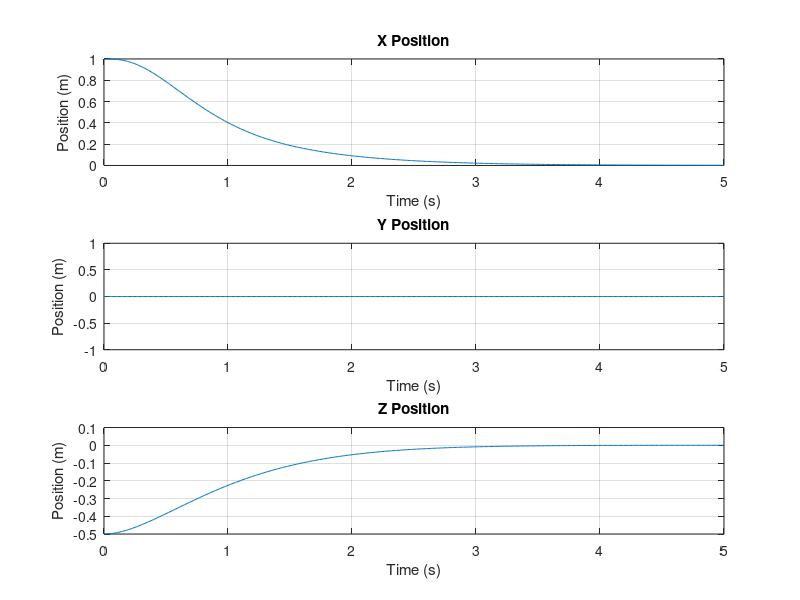
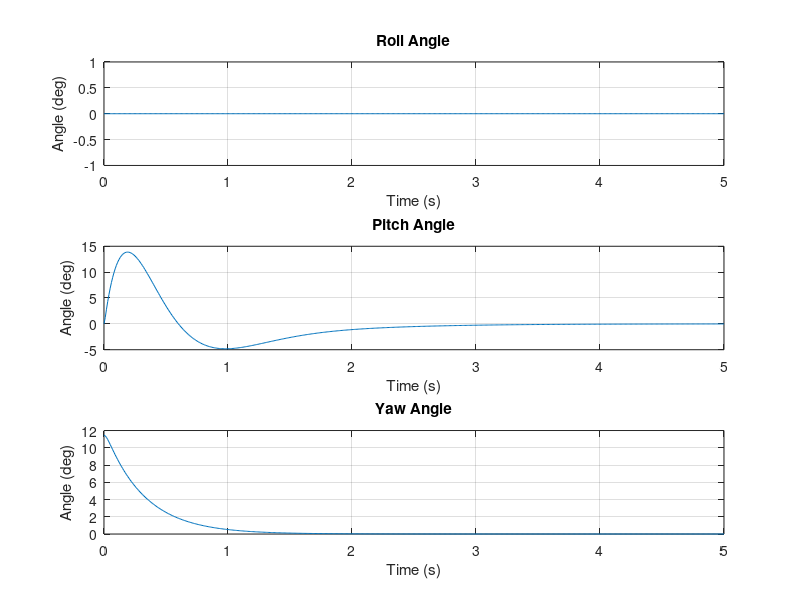
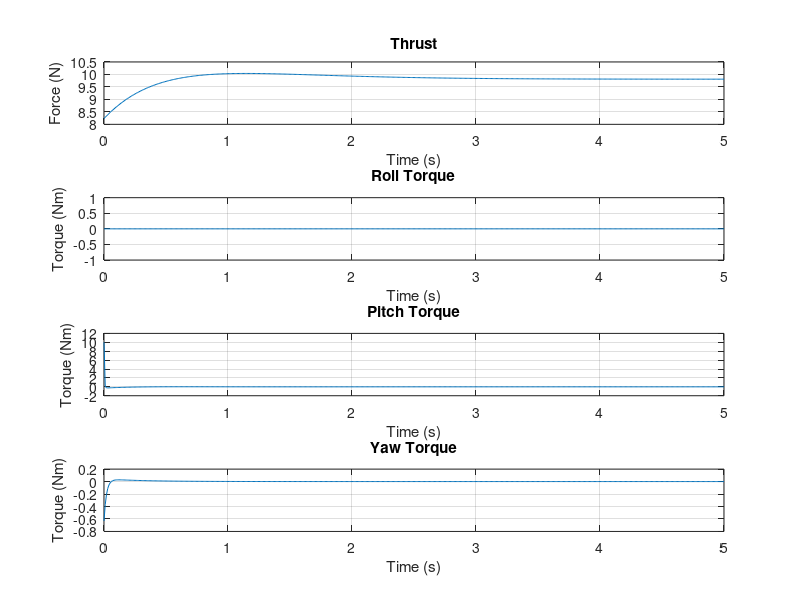

MATLAB code for these plots, in order:
% UAV LQR Controller Design
% Date: 2025-04-10
% Author: rayhan714371

% Load linearized model parameters
% If running separately, uncomment and run linearize_uav_model.m first

% Parameters
g = 9.81;    % Gravitational acceleration [m/s^2]
m = 1.0;     % UAV mass [kg]
Jx = 0.01;   % Moment of inertia around x-axis [kg.m^2]
Jy = 0.01;   % Moment of inertia around y-axis [kg.m^2]
Jz = 0.02;   % Moment of inertia around z-axis [kg.m^2]

% Define state indices for clarity
IX_PX = 1;      % Position x
IX_PY = 2;      % Position y
IX_PZ = 3;      % Position z
IX_VX = 4;      % Velocity x
IX_VY = 5;      % Velocity y
IX_VZ = 6;      % Velocity z
IX_PHI = 7;     % Roll angle
IX_THETA = 8;   % Pitch angle
IX_PSI = 9;     % Yaw angle
IX_PHI_DOT = 10;   % Roll rate
IX_THETA_DOT = 11; % Pitch rate
IX_PSI_DOT = 12;   % Yaw rate

% Define input indices
IX_F = 1;       % Total thrust
IX_TAU_PHI = 2; % Roll torque
IX_TAU_THETA = 3; % Pitch torque
IX_TAU_PSI = 4; % Yaw torque

% Hover state (equilibrium point)
x_eq = zeros(12, 1);
% In hover, the only non-zero input is the thrust to counteract gravity
F_eq = m * g;
tau_phi_eq = 0;
tau_theta_eq = 0;
tau_psi_eq = 0;
u_eq = [F_eq; tau_phi_eq; tau_theta_eq; tau_psi_eq];

% State space matrices initialization
A = zeros(12, 12);
B = zeros(12, 4);

% Fill A matrix based on linearization
% Position derivatives = velocity
A(IX_PX, IX_VX) = 1;
A(IX_PY, IX_VY) = 1;
A(IX_PZ, IX_VZ) = 1;

% Velocity derivatives from linearization
% p(ddot)_x = -g*theta
A(IX_VX, IX_THETA) = -g;

% p(ddot)_y = g*phi
A(IX_VY, IX_PHI) = g;

% p(ddot)_z = -ΔF/m (where ΔF = F - F_eq)
% This will be represented in B matrix

% Angle derivatives = angular rates
A(IX_PHI, IX_PHI_DOT) = 1;
A(IX_THETA, IX_THETA_DOT) = 1;
A(IX_PSI, IX_PSI_DOT) = 1;

% Angular acceleration terms
% phi(ddot) = tau_phi/J_x
% theta(ddot) = tau_theta/J_y
% psi(ddot) = tau_psi/J_z
% These will be represented in B matrix

% Fill B matrix based on linearization
% Force impact on acceleration
B(IX_VZ, IX_F) = -1/m;  % z-acceleration depends on thrust variation

% Torques impact on angular accelerations
B(IX_PHI_DOT, IX_TAU_PHI) = 1/Jx;
B(IX_THETA_DOT, IX_TAU_THETA) = 1/Jy;
B(IX_PSI_DOT, IX_TAU_PSI) = 1/Jz;

% Define C matrix for output (assuming we can measure all states)
C = eye(12);

% Define D matrix (direct feedthrough)
D = zeros(12, 4);

% Create state-space model
uav_ss = ss(A, B, C, D);

% Check controllability
Co = ctrb(A, B);
disp('Rank of controllability matrix:');
rank_Co = rank(Co);
disp(rank_Co);
if rank_Co == size(A, 1)
    disp('System is controllable');
else
    disp('System is not fully controllable');
    % Identify the uncontrollable modes
    [T, A_can] = ctrbf(A, B);
    % Display uncontrollable modes
    eig_uncontrollable = eig(A_can(rank_Co+1:end, rank_Co+1:end));
    disp('Uncontrollable eigenvalues:');
    disp(eig_uncontrollable);
end

% Check observability
Ob = obsv(A, C);
disp('Rank of observability matrix:');
rank_Ob = rank(Ob);
disp(rank_Ob);
if rank_Ob == size(A, 1)
    disp('System is observable');
else
    disp('System is not fully observable');
    % Identify the unobservable modes
    [T, A_can] = obsvf(A, C);
    % Display unobservable modes
    eig_unobservable = eig(A_can(rank_Ob+1:end, rank_Ob+1:end));
    disp('Unobservable eigenvalues:');
    disp(eig_unobservable);
end

% Design LQR controller
% State cost matrix
Q = diag([10 10 10 5 5 5 10 10 1 1 1 0.1]);    
% Control cost matrix
R = diag([1 0.1 0.1 0.1]);            

% Compute LQR gain matrix
[K, S, e] = lqr(A, B, Q, R);

% Display LQR gain matrix
disp('LQR Gain Matrix:');
disp(K);

% Closed loop system
A_cl = A - B*K;
sys_cl = ss(A_cl, B, C, D);

% System eigenvalues
disp('Open-loop eigenvalues:');
disp(eig(A));
disp('Closed-loop eigenvalues:');
disp(eig(A_cl));

% Simulate the closed-loop response
t = 0:0.01:5;  % Simulation time (5 seconds)

% Initial state deviation from hover
x0 = zeros(12, 1);
x0(IX_PX) = 1;     % 1m error in x position
x0(IX_PZ) = -0.5;  % -0.5m error in z position
x0(IX_PSI) = 0.2;  % 0.2 rad error in yaw angle

% Step response
[y, t, x] = initial(sys_cl, x0, t);

% Plot the position response
figure(1);
subplot(3, 1, 1);
plot(t, y(:, IX_PX));
title('X Position');
xlabel('Time (s)');
ylabel('Position (m)');
grid on;

subplot(3, 1, 2);
plot(t, y(:, IX_PY));
title('Y Position');
xlabel('Time (s)');
ylabel('Position (m)');
grid on;

subplot(3, 1, 3);
plot(t, y(:, IX_PZ));
title('Z Position');
xlabel('Time (s)');
ylabel('Position (m)');
grid on;

% Plot the attitude response
figure(2);
subplot(3, 1, 1);
plot(t, y(:, IX_PHI) * 180/pi);
title('Roll Angle');
xlabel('Time (s)');
ylabel('Angle (deg)');
grid on;

subplot(3, 1, 2);
plot(t, y(:, IX_THETA) * 180/pi);
title('Pitch Angle');
xlabel('Time (s)');
ylabel('Angle (deg)');
grid on;

subplot(3, 1, 3);
plot(t, y(:, IX_PSI) * 180/pi);
title('Yaw Angle');
xlabel('Time (s)');
ylabel('Angle (deg)');
grid on;

% Calculate control inputs during the simulation
u = zeros(4, length(t));
for i = 1:length(t)
    % Control law: u = u_eq - K * (x - x_eq)
    % Since x_eq is zero, u = u_eq - K * x
    u(:, i) = u_eq - K * x(i, :)';
end

% Plot control inputs
figure(3);
subplot(4, 1, 1);
plot(t, u(IX_F, :));
title('Thrust');
xlabel('Time (s)');
ylabel('Force (N)');
grid on;

subplot(4, 1, 2);
plot(t, u(IX_TAU_PHI, :));
title('Roll Torque');
xlabel('Time (s)');
ylabel('Torque (Nm)');
grid on;

subplot(4, 1, 3);
plot(t, u(IX_TAU_THETA, :));
title('Pitch Torque');
xlabel('Time (s)');
ylabel('Torque (Nm)');
grid on;

subplot(4, 1, 4);
plot(t, u(IX_TAU_PSI, :));
title('Yaw Torque');
xlabel('Time (s)');
ylabel('Torque (Nm)');
grid on;

% Function to simulate the closed-loop system with the nonlinear model
function simulate_nonlinear_vs_linear()
    % This function would implement a nonlinear simulation
    % with the LQR controller for comparison
    % Not fully implemented in this code
end